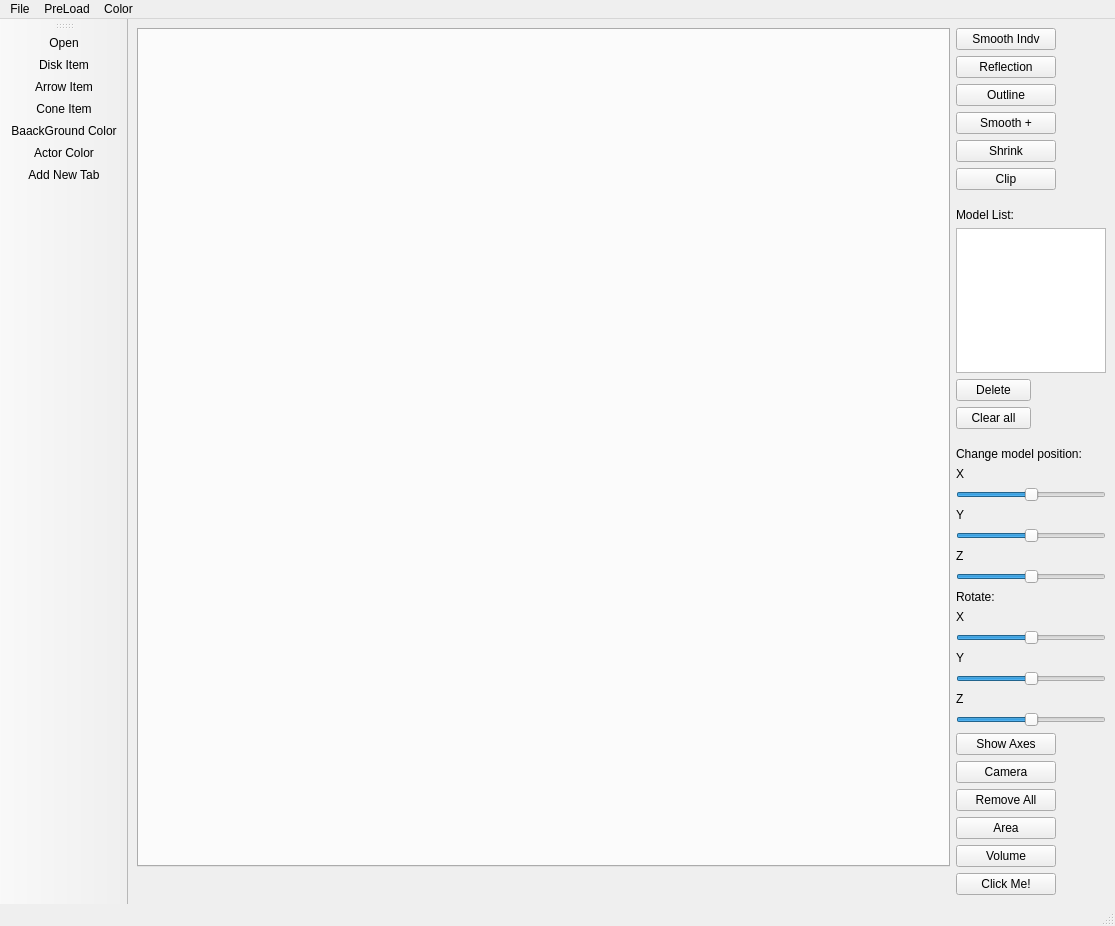
<?xml version="1.0" encoding="UTF-8"?>
<ui version="4.0">
 <class>MainWindow</class>
 <widget class="QMainWindow" name="MainWindow">
  <property name="geometry">
   <rect>
    <x>0</x>
    <y>0</y>
    <width>1115</width>
    <height>926</height>
   </rect>
  </property>
  <property name="windowTitle">
   <string>MainWindow</string>
  </property>
  <property name="windowOpacity">
   <double>1.000000000000000</double>
  </property>
  <property name="autoFillBackground">
   <bool>true</bool>
  </property>
  <property name="styleSheet">
   <string notr="true"/>
  </property>
  <widget class="QWidget" name="centralwidget">
   <layout class="QGridLayout" name="gridLayout">
    <item row="4" column="1">
     <widget class="QPushButton" name="shrink">
      <property name="maximumSize">
       <size>
        <width>100</width>
        <height>16777215</height>
       </size>
      </property>
      <property name="text">
       <string>Shrink</string>
      </property>
     </widget>
    </item>
    <item row="12" column="1">
     <layout class="QVBoxLayout" name="verticalLayout_2">
      <item>
       <widget class="QLabel" name="label_8">
        <property name="maximumSize">
         <size>
          <width>140</width>
          <height>16777215</height>
         </size>
        </property>
        <property name="text">
         <string>Rotate: </string>
        </property>
       </widget>
      </item>
      <item>
       <widget class="QLabel" name="label_7">
        <property name="maximumSize">
         <size>
          <width>140</width>
          <height>16777215</height>
         </size>
        </property>
        <property name="text">
         <string>X</string>
        </property>
       </widget>
      </item>
      <item>
       <widget class="QSlider" name="RX">
        <property name="maximumSize">
         <size>
          <width>150</width>
          <height>16777215</height>
         </size>
        </property>
        <property name="minimum">
         <number>-360</number>
        </property>
        <property name="maximum">
         <number>360</number>
        </property>
        <property name="orientation">
         <enum>Qt::Horizontal</enum>
        </property>
       </widget>
      </item>
      <item>
       <widget class="QLabel" name="label_6">
        <property name="maximumSize">
         <size>
          <width>140</width>
          <height>16777215</height>
         </size>
        </property>
        <property name="text">
         <string>Y</string>
        </property>
       </widget>
      </item>
      <item>
       <widget class="QSlider" name="RY">
        <property name="maximumSize">
         <size>
          <width>150</width>
          <height>16777215</height>
         </size>
        </property>
        <property name="minimum">
         <number>-360</number>
        </property>
        <property name="maximum">
         <number>360</number>
        </property>
        <property name="orientation">
         <enum>Qt::Horizontal</enum>
        </property>
       </widget>
      </item>
      <item>
       <widget class="QLabel" name="label_5">
        <property name="maximumSize">
         <size>
          <width>140</width>
          <height>16777215</height>
         </size>
        </property>
        <property name="text">
         <string>Z</string>
        </property>
       </widget>
      </item>
      <item>
       <widget class="QSlider" name="RZ">
        <property name="maximumSize">
         <size>
          <width>150</width>
          <height>16777215</height>
         </size>
        </property>
        <property name="minimum">
         <number>-360</number>
        </property>
        <property name="maximum">
         <number>360</number>
        </property>
        <property name="orientation">
         <enum>Qt::Horizontal</enum>
        </property>
       </widget>
      </item>
     </layout>
    </item>
    <item row="17" column="1">
     <widget class="QPushButton" name="CalcV">
      <property name="maximumSize">
       <size>
        <width>100</width>
        <height>16777215</height>
       </size>
      </property>
      <property name="text">
       <string>Volume</string>
      </property>
     </widget>
    </item>
    <item row="1" column="1">
     <widget class="QPushButton" name="reflection">
      <property name="maximumSize">
       <size>
        <width>100</width>
        <height>16777215</height>
       </size>
      </property>
      <property name="text">
       <string>Reflection</string>
      </property>
     </widget>
    </item>
    <item row="8" column="1">
     <layout class="QVBoxLayout" name="verticalLayout_3">
      <item>
       <widget class="QLabel" name="label_9">
        <property name="maximumSize">
         <size>
          <width>75</width>
          <height>16777215</height>
         </size>
        </property>
        <property name="text">
         <string>Model List:</string>
        </property>
       </widget>
      </item>
      <item>
       <widget class="QListWidget" name="list">
        <property name="maximumSize">
         <size>
          <width>150</width>
          <height>16777215</height>
         </size>
        </property>
       </widget>
      </item>
      <item>
       <widget class="QPushButton" name="delete_2">
        <property name="maximumSize">
         <size>
          <width>75</width>
          <height>16777215</height>
         </size>
        </property>
        <property name="text">
         <string>Delete</string>
        </property>
       </widget>
      </item>
      <item>
       <widget class="QPushButton" name="clear">
        <property name="maximumSize">
         <size>
          <width>75</width>
          <height>16777215</height>
         </size>
        </property>
        <property name="text">
         <string>Clear all</string>
        </property>
       </widget>
      </item>
     </layout>
    </item>
    <item row="0" column="1">
     <widget class="QPushButton" name="smooth">
      <property name="maximumSize">
       <size>
        <width>100</width>
        <height>16777215</height>
       </size>
      </property>
      <property name="text">
       <string>Smooth Indv</string>
      </property>
     </widget>
    </item>
    <item row="2" column="1">
     <widget class="QPushButton" name="outline">
      <property name="maximumSize">
       <size>
        <width>100</width>
        <height>16777215</height>
       </size>
      </property>
      <property name="text">
       <string>Outline</string>
      </property>
     </widget>
    </item>
    <item row="0" column="0" rowspan="18">
     <widget class="QTabWidget" name="tabWidget">
      <property name="currentIndex">
       <number>-1</number>
      </property>
      <property name="tabsClosable">
       <bool>true</bool>
      </property>
      <property name="movable">
       <bool>true</bool>
      </property>
     </widget>
    </item>
    <item row="3" column="1">
     <widget class="QPushButton" name="smoothadd">
      <property name="maximumSize">
       <size>
        <width>100</width>
        <height>16777215</height>
       </size>
      </property>
      <property name="text">
       <string>Smooth +</string>
      </property>
     </widget>
    </item>
    <item row="15" column="1">
     <widget class="QPushButton" name="Remove">
      <property name="maximumSize">
       <size>
        <width>100</width>
        <height>16777215</height>
       </size>
      </property>
      <property name="text">
       <string>Remove All</string>
      </property>
     </widget>
    </item>
    <item row="11" column="1">
     <layout class="QVBoxLayout" name="verticalLayout">
      <item>
       <widget class="QLabel" name="label">
        <property name="maximumSize">
         <size>
          <width>140</width>
          <height>16777215</height>
         </size>
        </property>
        <property name="text">
         <string>Change model position: </string>
        </property>
       </widget>
      </item>
      <item>
       <widget class="QLabel" name="label_2">
        <property name="maximumSize">
         <size>
          <width>140</width>
          <height>16777215</height>
         </size>
        </property>
        <property name="text">
         <string>X</string>
        </property>
       </widget>
      </item>
      <item>
       <widget class="QSlider" name="changeX">
        <property name="maximumSize">
         <size>
          <width>150</width>
          <height>16777215</height>
         </size>
        </property>
        <property name="minimum">
         <number>-100</number>
        </property>
        <property name="maximum">
         <number>100</number>
        </property>
        <property name="singleStep">
         <number>1</number>
        </property>
        <property name="pageStep">
         <number>1</number>
        </property>
        <property name="orientation">
         <enum>Qt::Horizontal</enum>
        </property>
       </widget>
      </item>
      <item>
       <widget class="QLabel" name="label_3">
        <property name="maximumSize">
         <size>
          <width>140</width>
          <height>16777215</height>
         </size>
        </property>
        <property name="text">
         <string>Y</string>
        </property>
       </widget>
      </item>
      <item>
       <widget class="QSlider" name="changeY">
        <property name="maximumSize">
         <size>
          <width>150</width>
          <height>16777215</height>
         </size>
        </property>
        <property name="minimum">
         <number>-100</number>
        </property>
        <property name="maximum">
         <number>100</number>
        </property>
        <property name="singleStep">
         <number>1</number>
        </property>
        <property name="pageStep">
         <number>1</number>
        </property>
        <property name="orientation">
         <enum>Qt::Horizontal</enum>
        </property>
       </widget>
      </item>
      <item>
       <widget class="QLabel" name="label_4">
        <property name="maximumSize">
         <size>
          <width>140</width>
          <height>16777215</height>
         </size>
        </property>
        <property name="text">
         <string>Z</string>
        </property>
       </widget>
      </item>
      <item>
       <widget class="QSlider" name="changeZ">
        <property name="maximumSize">
         <size>
          <width>150</width>
          <height>16777215</height>
         </size>
        </property>
        <property name="minimum">
         <number>-100</number>
        </property>
        <property name="maximum">
         <number>100</number>
        </property>
        <property name="singleStep">
         <number>1</number>
        </property>
        <property name="pageStep">
         <number>1</number>
        </property>
        <property name="orientation">
         <enum>Qt::Horizontal</enum>
        </property>
       </widget>
      </item>
     </layout>
    </item>
    <item row="14" column="1">
     <widget class="QPushButton" name="Cam">
      <property name="maximumSize">
       <size>
        <width>100</width>
        <height>16777215</height>
       </size>
      </property>
      <property name="text">
       <string>Camera</string>
      </property>
     </widget>
    </item>
    <item row="5" column="1">
     <widget class="QPushButton" name="clip">
      <property name="maximumSize">
       <size>
        <width>100</width>
        <height>16777215</height>
       </size>
      </property>
      <property name="text">
       <string>Clip</string>
      </property>
     </widget>
    </item>
    <item row="13" column="1">
     <widget class="QPushButton" name="axes">
      <property name="maximumSize">
       <size>
        <width>100</width>
        <height>16777215</height>
       </size>
      </property>
      <property name="text">
       <string>Show Axes</string>
      </property>
     </widget>
    </item>
    <item row="16" column="1">
     <widget class="QPushButton" name="CalcA">
      <property name="maximumSize">
       <size>
        <width>100</width>
        <height>16777215</height>
       </size>
      </property>
      <property name="text">
       <string>Area</string>
      </property>
     </widget>
    </item>
    <item row="18" column="1">
     <widget class="QPushButton" name="Test">
      <property name="maximumSize">
       <size>
        <width>100</width>
        <height>16777215</height>
       </size>
      </property>
      <property name="text">
       <string>Click Me!</string>
      </property>
     </widget>
    </item>
   </layout>
  </widget>
  <widget class="QMenuBar" name="menubar">
   <property name="geometry">
    <rect>
     <x>0</x>
     <y>0</y>
     <width>1115</width>
     <height>22</height>
    </rect>
   </property>
   <widget class="QMenu" name="menuFile">
    <property name="title">
     <string>File</string>
    </property>
    <addaction name="actionFileOpen"/>
    <addaction name="actionAdd"/>
   </widget>
   <widget class="QMenu" name="menuPreLoad">
    <property name="title">
     <string>PreLoad</string>
    </property>
    <addaction name="ball"/>
    <addaction name="cone"/>
    <addaction name="arrow"/>
   </widget>
   <widget class="QMenu" name="menuColor">
    <property name="title">
     <string>Color</string>
    </property>
    <addaction name="AColor"/>
    <addaction name="BColor"/>
   </widget>
   <addaction name="menuFile"/>
   <addaction name="menuPreLoad"/>
   <addaction name="menuColor"/>
  </widget>
  <widget class="QStatusBar" name="statusbar"/>
  <widget class="QToolBar" name="toolBar">
   <property name="windowTitle">
    <string>toolBar</string>
   </property>
   <attribute name="toolBarArea">
    <enum>LeftToolBarArea</enum>
   </attribute>
   <attribute name="toolBarBreak">
    <bool>false</bool>
   </attribute>
   <addaction name="actionFileOpen"/>
   <addaction name="ball"/>
   <addaction name="arrow"/>
   <addaction name="cone"/>
   <addaction name="BColor"/>
   <addaction name="AColor"/>
   <addaction name="actionAdd"/>
  </widget>
  <action name="actionFileOpen">
   <property name="icon">
    <iconset resource="Icons/icons.qrc">
     <normaloff>:/Icons/file.png</normaloff>:/Icons/file.png</iconset>
   </property>
   <property name="text">
    <string>Open</string>
   </property>
  </action>
  <action name="ball">
   <property name="icon">
    <iconset resource="Icons/icons.qrc">
     <normaloff>:/Icons/disk.png</normaloff>:/Icons/disk.png</iconset>
   </property>
   <property name="text">
    <string>Disk Item</string>
   </property>
  </action>
  <action name="arrow">
   <property name="icon">
    <iconset resource="Icons/icons.qrc">
     <normaloff>:/Icons/arrow.png</normaloff>:/Icons/arrow.png</iconset>
   </property>
   <property name="text">
    <string>Arrow Item</string>
   </property>
  </action>
  <action name="cone">
   <property name="icon">
    <iconset resource="Icons/icons.qrc">
     <normaloff>:/Icons/slz.png</normaloff>:/Icons/slz.png</iconset>
   </property>
   <property name="text">
    <string>Cone Item</string>
   </property>
  </action>
  <action name="BColor">
   <property name="icon">
    <iconset resource="Icons/icons.qrc">
     <normaloff>:/Icons/dark.png</normaloff>:/Icons/dark.png</iconset>
   </property>
   <property name="text">
    <string>BaackGround Color</string>
   </property>
  </action>
  <action name="AColor">
   <property name="icon">
    <iconset resource="Icons/icons.qrc">
     <normaloff>:/Icons/color.png</normaloff>:/Icons/color.png</iconset>
   </property>
   <property name="text">
    <string>Actor Color</string>
   </property>
  </action>
  <action name="actionAdd">
   <property name="icon">
    <iconset resource="Icons/icons.qrc">
     <normaloff>:/Icons/save.png</normaloff>:/Icons/save.png</iconset>
   </property>
   <property name="text">
    <string>Add New Tab</string>
   </property>
  </action>
 </widget>
 <resources>
  <include location="Icons/icons.qrc"/>
 </resources>
 <connections/>
</ui>
